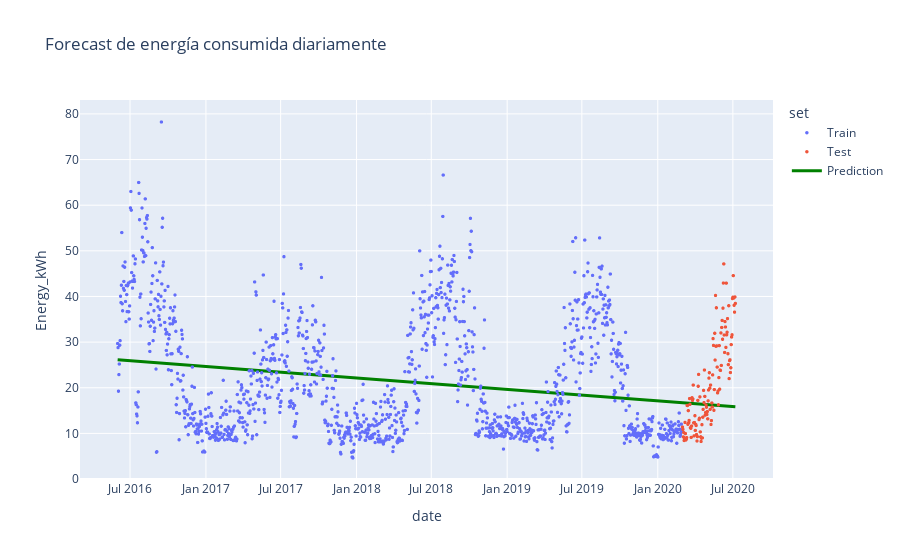

The notebook cell saved with this chart:
### Code cell
# plot
fig = px.scatter(df_homero, x = df_homero.date, y='Energy_kWh', title='Forecast de energía consumida diariamente', color = 'set')
fig.add_scatter(x=df_homero.date, y=y_pred, mode='lines', name='Prediction', line=dict(color='green', width=3))
fig.update_traces(marker=dict(size=3.5))
fig.show()

### Figure 1 — Plotly figure (JSON) as saved in the notebook; plotly's stock layout.template omitted (floating-point values rounded to 4 significant figures; data arrays with more than 128 entries replaced by an {"elided": "..."} marker saying what was removed)
{"data": [{"hovertemplate": "set=Train<br>date=%{x}<br>Energy_kWh=%{y}<extra></extra>", "legendgroup": "Train", "marker": {"color": "#636efa", "size": 3.5, "symbol": "circle"}, "mode": "markers", "name": "Train", "showlegend": true, "type": "scattergl", "x": {"elided": "1369 str values"}, "xaxis": "x", "y": {"elided": "1369 float values"}, "yaxis": "y"}, {"hovertemplate": "set=Test<br>date=%{x}<br>Energy_kWh=%{y}<extra></extra>", "legendgroup": "Test", "marker": {"color": "#EF553B", "size": 3.5, "symbol": "circle"}, "mode": "markers", "name": "Test", "showlegend": true, "type": "scattergl", "x": {"elided": "129 str values"}, "xaxis": "x", "y": {"elided": "129 float values"}, "yaxis": "y"}, {"line": {"color": "green", "width": 3}, "marker": {"size": 3.5}, "mode": "lines", "name": "Prediction", "type": "scatter", "x": {"elided": "1498 str values"}, "y": {"elided": "1498 float values"}}], "layout": {"legend": {"title": {"text": "set"}, "tracegroupgap": 0}, "title": {"text": "Forecast de energía consumida diariamente"}, "xaxis": {"anchor": "y", "domain": [0, 1], "title": {"text": "date"}}, "yaxis": {"anchor": "x", "domain": [0, 1], "title": {"text": "Energy_kWh"}}}}
